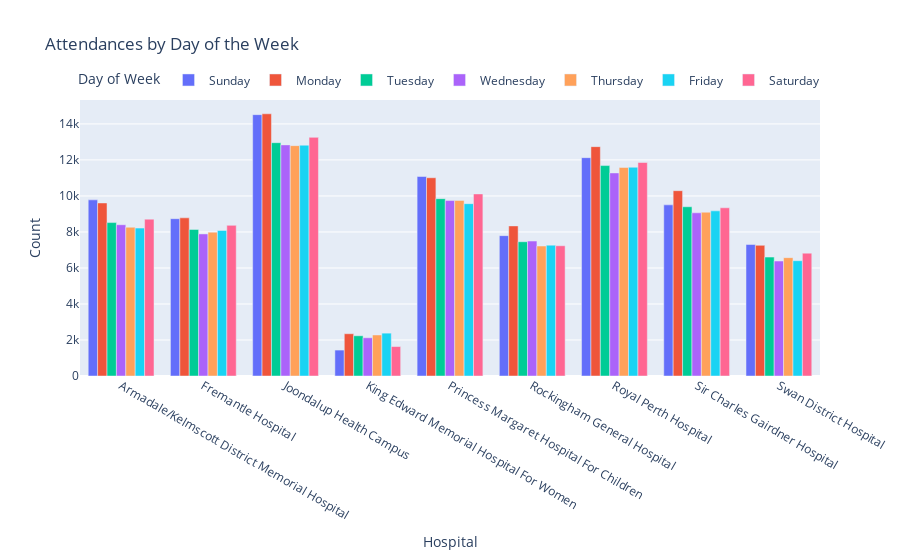

Source (notebook cell):
### Code cell
# Plot of hospital attendances for each day of the week
# Create a new column with the day of the week
hospital_df['Date'] = pd.to_datetime(hospital_df['Date'])
hospital_df['Day of Week'] = hospital_df['Date'].dt.day_name()

# Set the order of the days of the week
days_order = ['Sunday', 'Monday', 'Tuesday', 'Wednesday', 'Thursday', 'Friday', 'Saturday']
hospital_df['Day of Week'] = pd.Categorical(hospital_df['Day of Week'], categories=days_order, ordered=True)

# Group by 'Hospital' and 'Day of Week' and sum the 'Admissions' column
attendance_by_day = hospital_df.groupby(['Hospital', 'Day of Week'])['Attendance'].sum().reset_index()

# Plot the admissions by day of the week
fig = px.bar(attendance_by_day, 
             x='Hospital', 
             y='Attendance', 
             color='Day of Week', 
             title='Attendances by Day of the Week',
             labels={'Attendances': 'Count'},
             barmode='group')

fig.update_layout(xaxis_title='Hospital',
                  yaxis_title='Count',
                  legend_title='Day of Week',
                  legend=dict(orientation="h", 
                              yanchor="bottom", 
                              y=1.02, 
                              xanchor="center", 
                              x=0.5))

fig.show()

### Figure 1 — Plotly figure (JSON) as saved in the notebook; plotly's stock layout.template omitted (floating-point values rounded to 4 significant figures)
{"data": [{"alignmentgroup": "True", "hovertemplate": "Day of Week=Sunday<br>Hospital=%{x}<br>Attendance=%{y}<extra></extra>", "legendgroup": "Sunday", "marker": {"color": "#636efa", "pattern": {"shape": ""}}, "name": "Sunday", "offsetgroup": "Sunday", "orientation": "v", "showlegend": true, "textposition": "auto", "type": "bar", "x": ["Armadale/Kelmscott District Memorial Hospital", "Fremantle Hospital", "Joondalup Health Campus", "King Edward Memorial Hospital For Women", "Princess Margaret Hospital For Children", "Rockingham General Hospital", "Royal Perth Hospital", "Sir Charles Gairdner Hospital", "Swan District Hospital"], "xaxis": "x", "y": [9782, 8736, 14515, 1440, 11080, 7795, 12126, 9505, 7302], "yaxis": "y"}, {"alignmentgroup": "True", "hovertemplate": "Day of Week=Monday<br>Hospital=%{x}<br>Attendance=%{y}<extra></extra>", "legendgroup": "Monday", "marker": {"color": "#EF553B", "pattern": {"shape": ""}}, "name": "Monday", "offsetgroup": "Monday", "orientation": "v", "showlegend": true, "textposition": "auto", "type": "bar", "x": ["Armadale/Kelmscott District Memorial Hospital", "Fremantle Hospital", "Joondalup Health Campus", "King Edward Memorial Hospital For Women", "Princess Margaret Hospital For Children", "Rockingham General Hospital", "Royal Perth Hospital", "Sir Charles Gairdner Hospital", "Swan District Hospital"], "xaxis": "x", "y": [9611, 8784, 14562, 2348, 11011, 8336, 12738, 10292, 7257], "yaxis": "y"}, {"alignmentgroup": "True", "hovertemplate": "Day of Week=Tuesday<br>Hospital=%{x}<br>Attendance=%{y}<extra></extra>", "legendgroup": "Tuesday", "marker": {"color": "#00cc96", "pattern": {"shape": ""}}, "name": "Tuesday", "offsetgroup": "Tuesday", "orientation": "v", "showlegend": true, "textposition": "auto", "type": "bar", "x": ["Armadale/Kelmscott District Memorial Hospital", "Fremantle Hospital", "Joondalup Health Campus", "King Edward Memorial Hospital For Women", "Princess Margaret Hospital For Children", "Rockingham General Hospital", "Royal Perth Hospital", "Sir Charles Gairdner Hospital", "Swan District Hospital"], "xaxis": "x", "y": [8520, 8139, 12958, 2234, 9849, 7457, 11687, 9399, 6604], "yaxis": "y"}, {"alignmentgroup": "True", "hovertemplate": "Day of Week=Wednesday<br>Hospital=%{x}<br>Attendance=%{y}<extra></extra>", "legendgroup": "Wednesday", "marker": {"color": "#ab63fa", "pattern": {"shape": ""}}, "name": "Wednesday", "offsetgroup": "Wednesday", "orientation": "v", "showlegend": true, "textposition": "auto", "type": "bar", "x": ["Armadale/Kelmscott District Memorial Hospital", "Fremantle Hospital", "Joondalup Health Campus", "King Edward Memorial Hospital For Women", "Princess Margaret Hospital For Children", "Rockingham General Hospital", "Royal Perth Hospital", "Sir Charles Gairdner Hospital", "Swan District Hospital"], "xaxis": "x", "y": [8402, 7890, 12836, 2124, 9744, 7494, 11278, 9064, 6386], "yaxis": "y"}, {"alignmentgroup": "True", "hovertemplate": "Day of Week=Thursday<br>Hospital=%{x}<br>Attendance=%{y}<extra></extra>", "legendgroup": "Thursday", "marker": {"color": "#FFA15A", "pattern": {"shape": ""}}, "name": "Thursday", "offsetgroup": "Thursday", "orientation": "v", "showlegend": true, "textposition": "auto", "type": "bar", "x": ["Armadale/Kelmscott District Memorial Hospital", "Fremantle Hospital", "Joondalup Health Campus", "King Edward Memorial Hospital For Women", "Princess Margaret Hospital For Children", "Rockingham General Hospital", "Royal Perth Hospital", "Sir Charles Gairdner Hospital", "Swan District Hospital"], "xaxis": "x", "y": [8263, 7988, 12794, 2278, 9752, 7219, 11583, 9098, 6572], "yaxis": "y"}, {"alignmentgroup": "True", "hovertemplate": "Day of Week=Friday<br>Hospital=%{x}<br>Attendance=%{y}<extra></extra>", "legendgroup": "Friday", "marker": {"color": "#19d3f3", "pattern": {"shape": ""}}, "name": "Friday", "offsetgroup": "Friday", "orientation": "v", "showlegend": true, "textposition": "auto", "type": "bar", "x": ["Armadale/Kelmscott District Memorial Hospital", "Fremantle Hospital", "Joondalup Health Campus", "King Edward Memorial Hospital For Women", "Princess Margaret Hospital For Children", "Rockingham General Hospital", "Royal Perth Hospital", "Sir Charles Gairdner Hospital", "Swan District Hospital"], "xaxis": "x", "y": [8215, 8083, 12818, 2380, 9571, 7268, 11593, 9171, 6403], "yaxis": "y"}, {"alignmentgroup": "True", "hovertemplate": "Day of Week=Saturday<br>Hospital=%{x}<br>Attendance=%{y}<extra></extra>", "legendgroup": "Saturday", "marker": {"color": "#FF6692", "pattern": {"shape": ""}}, "name": "Saturday", "offsetgroup": "Saturday", "orientation": "v", "showlegend": true, "textposition": "auto", "type": "bar", "x": ["Armadale/Kelmscott District Memorial Hospital", "Fremantle Hospital", "Joondalup Health Campus", "King Edward Memorial Hospital For Women", "Princess Margaret Hospital For Children", "Rockingham General Hospital", "Royal Perth Hospital", "Sir Charles Gairdner Hospital", "Swan District Hospital"], "xaxis": "x", "y": [8711, 8367, 13253, 1635, 10112, 7234, 11857, 9342, 6823], "yaxis": "y"}], "layout": {"barmode": "group", "legend": {"orientation": "h", "title": {"text": "Day of Week"}, "tracegroupgap": 0, "x": 0.5, "xanchor": "center", "y": 1.02, "yanchor": "bottom"}, "title": {"text": "Attendances by Day of the Week"}, "xaxis": {"anchor": "y", "domain": [0, 1], "title": {"text": "Hospital"}}, "yaxis": {"anchor": "x", "domain": [0, 1], "title": {"text": "Count"}}}}
